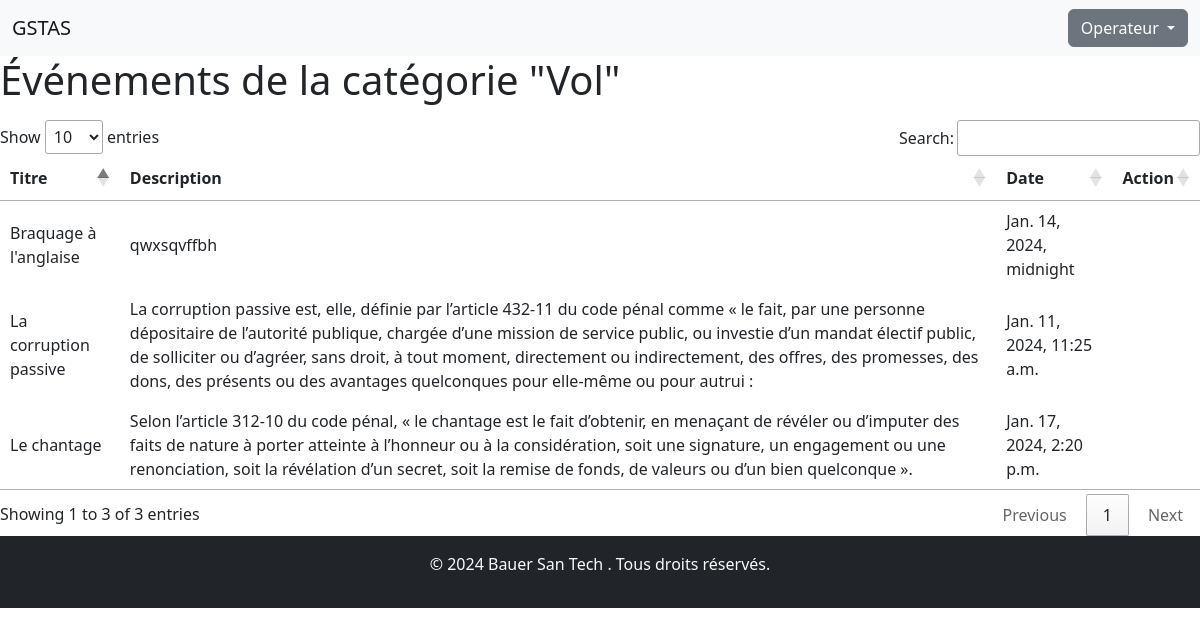
Page /events-by-category/3/ on the committed database.
### core/models.py (models this page shows, shortened)
class CategoryEvent(models.Model):
    name = models.CharField(max_length=50)

class Event(models.Model):
    title = models.CharField(max_length=50)
    description = models.CharField(max_length=500)
    date_of_additions = models.DateTimeField(auto_now_add=True)
    date_of_event = models.DateTimeField(auto_now_add=False)
    unit = models.ForeignKey(Unit, on_delete=models.CASCADE)
    locality = models.ForeignKey(Locality, on_delete=models.CASCADE)
    category_event = models.ForeignKey(CategoryEvent, on_delete=models.CASCADE)

### core/views.py (the view)
# urls.py: path('events-by-category/<int:category_id>/', events_by_category, name='show-event'),
def events_by_category(request, category_id):
    category = CategoryEvent.objects.get(pk=category_id)
    events = Event.objects.filter(category_event=category)
    context = {'category': category, 'events': events}
    return render(request, 'show-event.html', context)

### core/templates/show-event.html
{% extends 'base.html' %} {% block content %}
<div>
    <h1>Événements de la catégorie "{{ category.name }}"</h1>
    <div class="mt-3">
        <table id="categoriesTable">
            <thead>
                <tr>
                    <th>Titre</th>
                    <th>Description</th>
                    <th>Date</th>
                    <th>Action</th>
                </tr>
            </thead>
            <tbody>
                {% if events %}
                {% for event in events %}
                <tr>
                    <td>{{ event.title }}</td>
                    <td>{{ event.description }}</td>
                    <td>{{ event.date_of_event }}</td>
                    <td>
                    </td>
                </tr>
                {% endfor %}
                {% endif %}
            </tbody>
        </table>
    </div>
</div>
{% endblock %}

### core/templates/base.html (shortened to what this page needs)
{% load static %}
<!DOCTYPE html>
<html lang="en">
<head>
    <link rel="stylesheet" href="{% static 'css/bootstrap.min.css' %}">
    <link rel="stylesheet" type="text/css" href="https://cdn.datatables.net/1.10.24/css/jquery.dataTables.css">
</head>
<body>
    {% include 'partials/header.html' %}
    {% block content %}{% endblock %}
    {% include 'partials/footer.html' %}
</body>
</html>

### core/templates/partials/header.html (shortened to what this page needs)
<nav class="navbar navbar-expand-lg navbar-light bg-light ">
    <div class="container-fluid">
      <a class="navbar-brand" href="{% url 'index' %}">GSTAS</a>
      <div class="dropdown ml-auto">
        <button class="btn btn-secondary dropdown-toggle" type="button" data-bs-toggle="dropdown" aria-expanded="false">
          Operateur
        </button>
      </div>
    </div>
  </nav>

### core/templates/partials/footer.html
<footer class="bg-dark text-light text-center py-3 ">
    <div class="container">
      <p>&copy; 2024 Bauer San Tech . Tous droits réservés.</p>
    </div>
  </footer>

### rows in the picture
CategoryEvent: name "Vol"
Event: title "Braquage à l'anglaise", description "qwxsqvffbh", date_of_event "Jan. 14, 2024, midnight"
Event: title "Le chantage", description "Selon l’article 312-10 du code pénal, « le chantage est le fait d’obtenir, en menaçant de révéler ou d’imputer des faits de nature à porter atteinte à l’honneur ou à la considération, soit une signature, un engagement ou une renonciation, soit la révélation d’un secret, soit la remise de fonds, de valeurs ou d’un bien quelconque ».", date_of_event "Jan. 17, 2024, 2:20 p.m."
Event: title "La corruption passive", description "La corruption passive est, elle, définie par l’article 432-11 du code pénal comme « le fait, par une personne dépositaire de l’autorité publique, chargée d’une mission de service public, ou investie d’un mandat électif public, de solliciter ou d’agréer, sans droit, à tout moment, directement ou indirectement, des offres, des promesses, des dons, des présents ou des avantages quelconques pour elle-même ou pour autrui :", date_of_event "Jan. 11, 2024, 11:25 a.m."
